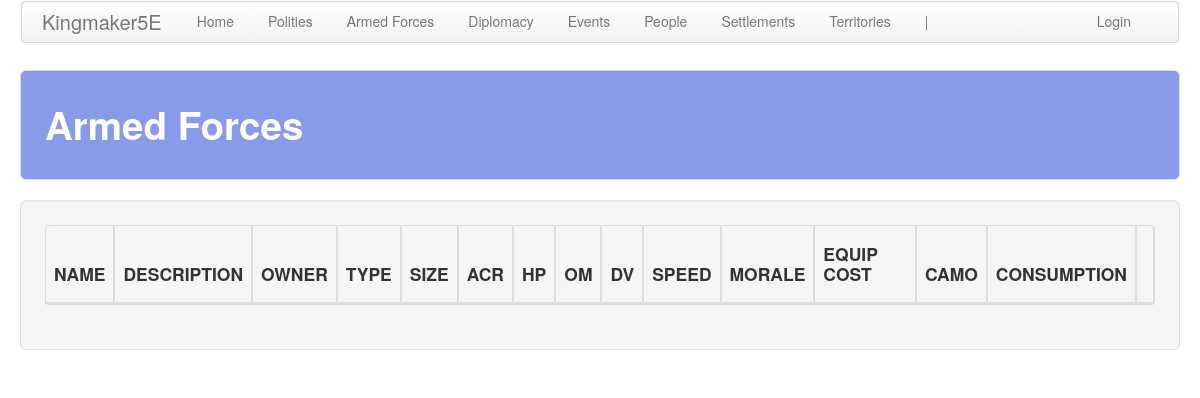
The app's page /armed_forces/, older data.
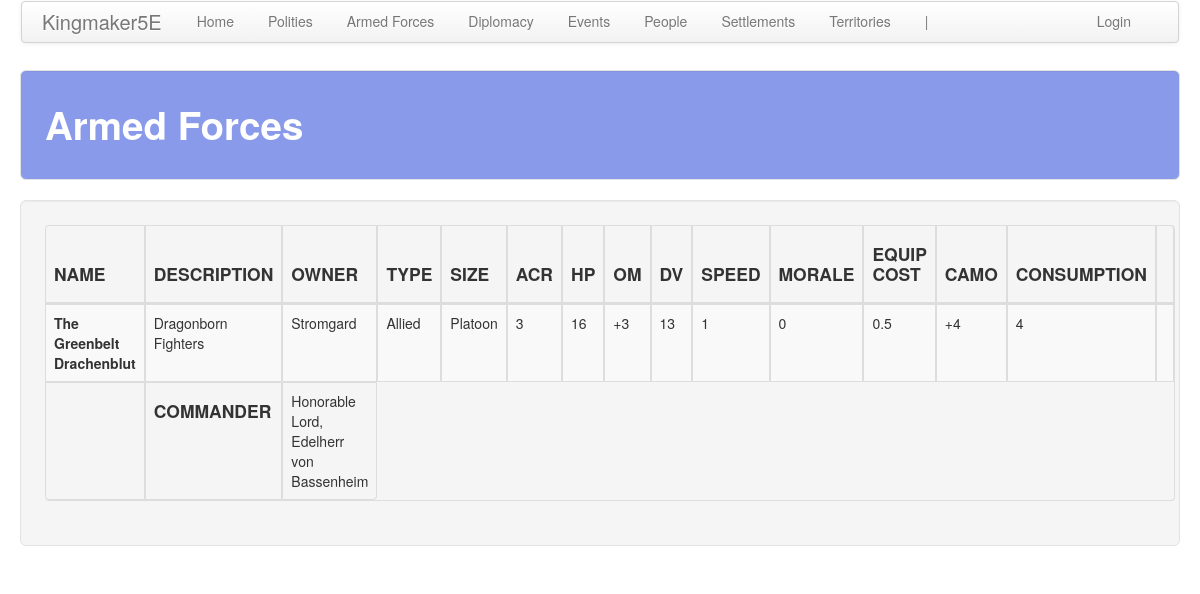
The same page, newer data.
### armed_forces/models.py (models this page shows, shortened)
class ArmedForce(models.Model):
    polity = models.ForeignKey(
        'polity.Polity', on_delete=models.CASCADE,
        related_name='army', related_query_name='army'
    )
    name = models.CharField(max_length=default_max_length)
    desc = models.TextField(blank=True, default='')
    morale = models.IntegerField(default=0)
    speed = models.IntegerField(default=1)
    hit_die = models.IntegerField(default=10)
    type = models.ForeignKey(
        SoldierType, on_delete=models.CASCADE, default=1,
        related_name='armed_force', related_query_name='armed_force',
    )
    size = models.ForeignKey(
        UnitType, on_delete=models.CASCADE, default=1,
        related_name='armed_force', related_query_name='armed_force',
    )
    commander = models.ForeignKey(
        'people.Person', on_delete=models.CASCADE, default=None, null=True, blank=True,
        related_name='armed_force', related_query_name='armed_force',
    )
    custom_cr = models.FloatField(null=True, blank=True)

class SoldierType(models.Model):
    name = models.CharField(max_length=default_max_length)
    default_cr = models.FloatField(default=1)
    def __str__(self):
        return self.name

class UnitType(models.Model):
    name = models.CharField(max_length=default_max_length)
    num_soldiers = models.IntegerField(default=1)
    acr_mod = models.IntegerField(default=0)
    equip_cost_mult = models.FloatField(default=1)
    camo_mod = models.IntegerField(default=0)
    def __str__(self):
        return self.name

### polity/models.py (models this page shows, shortened)
class Polity(models.Model):
    name = models.CharField(max_length=default_max_length)
    government = models.ForeignKey(
        Government, on_delete=models.CASCADE,
        related_name='polity', related_query_name='polity')
    alignment_lc = models.ForeignKey(
        AlignmentLC, on_delete=models.CASCADE,
        related_name='polity', related_query_name='polity')
    alignment_ge = models.ForeignKey(
        AlignmentGE, on_delete=models.CASCADE,
        related_name='polity', related_query_name='polity')
    treasury = models.IntegerField(default=0)
    unrest = models.IntegerField(default=0)
    desc = models.TextField(default="", blank=True)
    tax_edict = models.ForeignKey(
        'core.TaxEdict', on_delete=models.CASCADE,
        related_name='polity', related_query_name='polity')
    promotion_edict = models.ForeignKey(
        'core.PromotionEdict', on_delete=models.CASCADE,
        related_name='polity', related_query_name='polity')
    holiday_edict = models.ForeignKey(
        'core.HolidayEdict', on_delete=models.CASCADE,
        related_name='polity', related_query_name='polity')
    recruitment_edict = models.ForeignKey(
        'core.RecruitmentEdict', on_delete=models.CASCADE,
        related_name='polity', related_query_name='polity')
    ruler_attribute_1 = models.ForeignKey(
        Attribute, on_delete=models.CASCADE, null=True, blank=True,
        related_name='polity_ruler_1', related_query_name='polity_ruler_1')
    ruler_attribute_2 = models.ForeignKey(
        Attribute, on_delete=models.CASCADE, null=True, blank=True,
        related_name='polity_ruler_2', related_query_name='polity_ruler_2')
    ruler_attribute_3 = models.ForeignKey(
        Attribute, on_delete=models.CASCADE, null=True, blank=True,
        related_name='polity_ruler_3', related_query_name='polity_ruler_3')
    spymaster_attribute = models.ForeignKey(
        Attribute, on_delete=models.CASCADE, null=True, blank=True,
        related_name='polity_spymaster', related_query_name='polity_spymaster')

### people/models.py (models this page shows, shortened)
class Person(models.Model):
    first_name = models.CharField(max_length=default_max_length)
    middle_name = models.CharField(max_length=default_max_length, blank=True)
    last_name = models.CharField(max_length=default_max_length, blank=True)
    gender = models.ForeignKey(
        Gender, on_delete=models.CASCADE, related_name='person', related_query_name='person')
    noble_rank = models.ForeignKey(
        NobleRank, on_delete=models.CASCADE, related_name='person', related_query_name='person',
        blank=True, null=True
    )
    awards = models.ManyToManyField(
        Award, blank=True,
        related_name='person', related_query_name='person',
    )
    str = models.IntegerField(default=10)
    dex = models.IntegerField(default=10)
    con = models.IntegerField(default=10)
    int = models.IntegerField(default=10)
    wis = models.IntegerField(default=10)
    cha = models.IntegerField(default=10)
    notes = models.TextField(blank=True)
    polity = models.ForeignKey(
        'polity.Polity', on_delete=models.CASCADE,
        related_name='person', related_query_name='person'
    )
    leadership_role = models.ForeignKey(
        LeadershipRole, on_delete=models.CASCADE, blank=True, null=True,
        related_name='person', related_query_name='person'
    )

class NobleRank(models.Model):
    rank = models.CharField(max_length=default_max_length)
    male_title = models.CharField(max_length=default_max_length)
    female_title = models.CharField(max_length=default_max_length)
    male_honorific = models.CharField(max_length=default_max_length)
    female_honorific = models.CharField(max_length=default_max_length)
    desc = models.TextField(blank=True)

### armed_forces/views.py (the view)
# urls.py: path('', views.armed_forces, name='armed_forces'),
def armed_forces(request):
    obj_plural_s = a_plural
    obj_plural = a_plural.replace(' ', '_')
    items = a_obj.objects.order_by('polity__name', 'name')
    for armed_force in items:
        get_armed_force_details(armed_force)
    return render(
        request, '%s/%s.html' % (app_name, obj_plural),
        {'title': obj_plural_s.title(), obj_plural: items}
    )

### common/utils.py (called while the page is built)
def get_signed_number(number):
    if number >= 0:
        s = '+%s' % number
    else:
        s = '-%s' % abs(number)
    return {'s': s}

def get_mixed_number_string(num):
    if num == 0:
        s = '0'
    elif num < 1:
        s = '%s/%s' % float(num).as_integer_ratio()
    else:
        s = '%s' % int(num)
    return s

### armed_forces/templates/armed_forces/armed_forces.html (shortened to what this page needs)
<!DOCTYPE html>
{% extends 'armed_forces/base.html' %}
{% load staticfiles %}
{% block table_header %}
    <th class="th_ccell"><h4>NAME</h4></th>
    <th class="th_ccell"><h4>DESCRIPTION</h4></th>
    <th class="th_ccell"><h4>OWNER</h4></th>
    <th class="th_ccell"><h4>TYPE</h4></th>
    <th class="th_ccell"><h4>SIZE</h4></th>
    <th class="th_ccell"><h4>ACR</h4></th>
    <th class="th_ccell"><h4>HP</h4></th>
    <th class="th_ccell"><h4>OM</h4></th>
    <th class="th_ccell"><h4>DV</h4></th>
    <th class="th_ccell"><h4>SPEED</h4></th>
    <th class="th_ccell"><h4>MORALE</h4></th>
    <th class="th_ccell"><h4>EQUIP COST</h4></th>
    <th class="th_ccell"><h4>CAMO</h4></th>
    <th class="th_ccell"><h4>CONSUMPTION</h4></th>
    <th class="th_ccell"><h4></h4></th>
{% endblock %}
{% block table_body %}
    {% for armed_force in armed_forces %}
        <tr>
            <td class="tb_ccell"><b>{{ armed_force.name }}</b></td>
            <td class="tb_ccell">{{ armed_force.desc }}</td>
            <td class="tb_lcell">{{ armed_force.polity.name }}</td>
            <td class="tb_ccell">{{ armed_force.type }}</td>
            <td class="tb_ccell">{{ armed_force.size }}</td>
            <td class="tb_ccell">{{ armed_force.acr_string }}</td>
            <td class="tb_ccell">{{ armed_force.hp }}</td>
            <td class="tb_ccell">{{ armed_force.om_string }}</td>
            <td class="tb_ccell">{{ armed_force.dv }}</td>
            <td class="tb_ccell">{{ armed_force.speed }}</td>
            <td class="tb_ccell">{{ armed_force.morale }}</td>
            <td class="tb_ccell">{{ armed_force.equip_cost_mult }}</td>
            <td class="tb_ccell">
                {% if armed_force.camo_mod == 0 %}
                    N/A
                {% else %}
                    {{ armed_force.camo_mod_string }}
                {% endif %}
            </td>
            <td class="tb_ccell">{{ armed_force.consumption }}</td>
            <td class="tb_ccell">
            </td>
        </tr>
        <tr>
            <td></td>
            <td><h4>COMMANDER</h4></td>
            <td>
                {% if armed_force.commander %}
                    {% if armed_force.commander.noble_rank is not None %}
                        {% if armed_force.commander.gender.name == "Female" %}
                            {{ armed_force.commander.noble_rank.female_honorific }},
                        {% else %}
                            {{ armed_force.commander.noble_rank.male_honorific }},
                        {% endif %}
                    {% endif %}
                    {% if armed_force.commander.noble_rank is not None %}
                        {% if armed_force.commander.gender.name == "Female" %}
                            {{ armed_force.commander.noble_rank.female_title }}
                        {% else %}
                            {{ armed_force.commander.noble_rank.male_title }}
                        {% endif %}
                    {% endif %}
                    {{ armed_force.commander.last_name }}
                {% else %}
                    None
                {% endif %}
            </td>
        </tr>
    {% endfor %}
{% endblock %}

### armed_forces/templates/armed_forces/base.html
<!DOCTYPE html>
{% extends 'table.html' %}
{% block subnav_items %}
    <li class="disabled"><a href="#">|</a></li>
{% endblock %}

### templates/table.html (shortened to what this page needs)
<!DOCTYPE html>
{% extends 'base.html' %}
{% block content %}
    <div class="well well-large">
        <table class="table table-striped table-hover table-bordered table-responsive">
            <thead>
            <tr>
                {% block table_header %}
                {% endblock %}
            </tr>
            </thead>
            <tbody>
                {% block table_body %}
                {% endblock %}
            </tbody>
        </table>
    </div>
{% endblock %}

### templates/base.html (shortened to what this page needs)
<!DOCTYPE html>
{% load staticfiles %}
<html lang="en">
<head>
    <link rel="stylesheet" href="//maxcdn.bootstrapcdn.com/bootstrap/3.2.0/css/bootstrap.css">
    <link href="{% static 'css/bootstrap.min.css' %}" rel="stylesheet" media="screen">
    <link href="{% static 'css/bootstrap-responsive.min.css' %}" rel="stylesheet" media="screen">
    <link rel="stylesheet" href="{% static 'css/custom.css' %}">
</head>
<body>
    <div class="container-fluid">
        <div class="navbar">
            <div class="navbar-inner">
                <a class="brand">Kingmaker5E</a>
                <ul class="nav nav-pills">
                    <li role="presentation"><a href="{% url 'core:home' %}">Home</a></li>
                    <li role="presentation"><a href="{% url 'polity:polities' %}">Polities</a></li>
                    <li role="presentation">
                        <a href="{% url 'armed_forces:armed_forces' %}">
                            Armed Forces
                        </a>
                    </li>
                    <li role="presentation">
                        <a href="{% url 'diplomacy:diplomatic_relations' %}">
                            Diplomacy
                        </a>
                    </li>
                    <li role="presentation"><a href="{% url 'events:events' %}">Events</a></li>
                    <li role="presentation"><a href="{% url 'people:people' %}">People</a></li>
                    <li role="presentation">
                        <a href="{% url 'settlements:settlements' %}">
                        Settlements
                        </a>
                    </li>
                    <li role="presentation">
                        <a href="{% url 'territory:territories' %}">
                            Territories
                        </a>
                    </li>
                    {% block subnav_items %}{% endblock %}
                </ul>
                <ul class="nav nav-pills navbar-right">
                    <li role="presentation">
                        {% if user.is_authenticated %}
                            <a href="{% url 'logout' %}">Logout</a>
                        {% else %}
                            <a href="{% url 'login' %}">Login</a>
                        {% endif %}
                    </li>
                </ul>
            </div>
        </div>
        <div class="well well-large" style="background-color: #899AEB;">
            <h1 style="color: #ffffff;">{{ title }}</h1>
        </div>
        {% block content %}
        {% endblock %}
    </div>
</body>
</html>

### static/css/custom.css (style rules this page uses)
.th_ccell { text-align: center; padding: 20px 20px 20px 20px; }
.tb_ccell { text-align: center; padding: 20px 20px 20px 20px; }
.tb_lcell { text-align: left; padding: 20px 20px 20px 20px; }

Row changes from the older to the newer data that the page shows:
added ArmedForce: name "The Greenbelt Drachenblut", desc "Dragonborn Fighters", polity.name "Stromgard", type "Allied", size "Platoon", acr_string "3", hp "16", om_string "+3", dv "13", speed "1", morale "0", equip_cost_mult "0.5", camo_mod_string "+4", consumption "4", commander.noble_rank.male_honorific "Honorable Lord", commander.noble_rank.male_title "Edelherr", commander.last_name "von Bassenheim"
